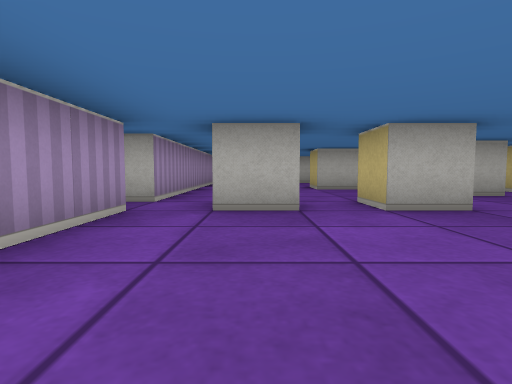
view 1 (above)

16 first-person views from a walk through a cub3D ray-caster map. The camera is about half as high as the walls, tilts 4° down and sees 80° across. The floor is counted in squares. Each view is taken from the middle of a square. On the plan, view 1 faces up. The plan holds only what a view shows up to about 9 squares ahead; the rest is blank.

view 2
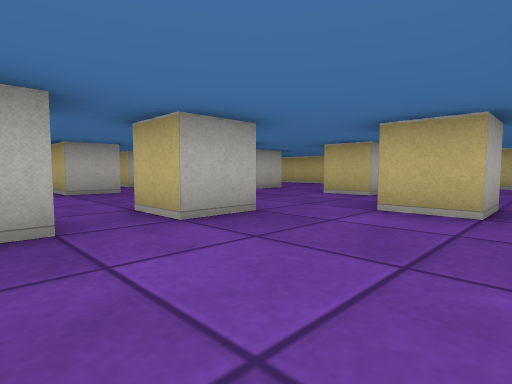

view 3
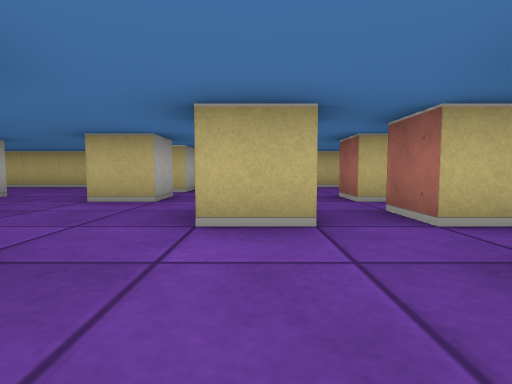

view 4
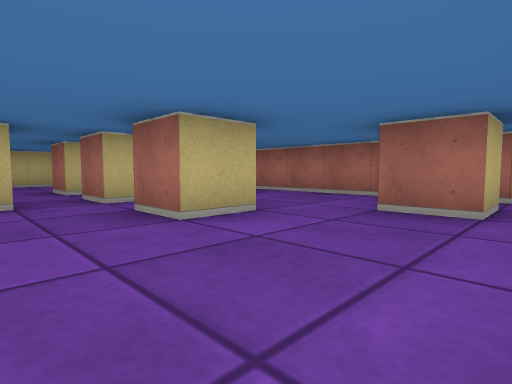

view 5
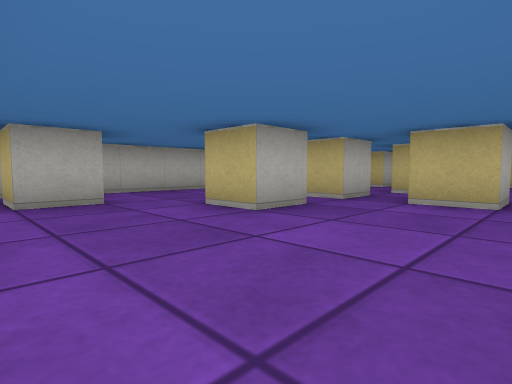

view 6
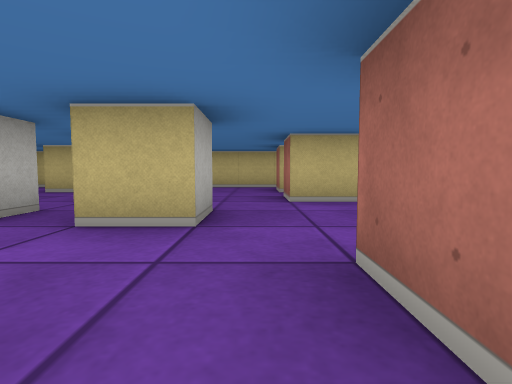

view 7
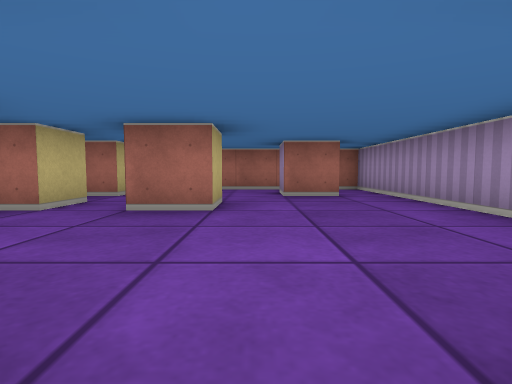

view 8
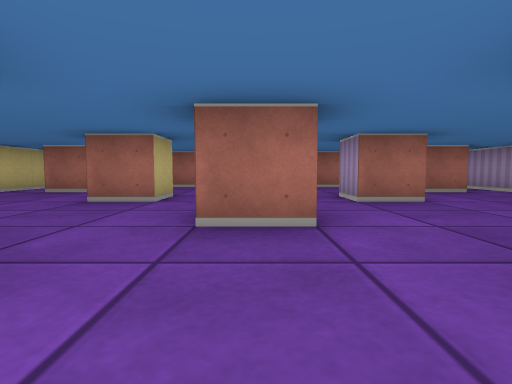

view 9
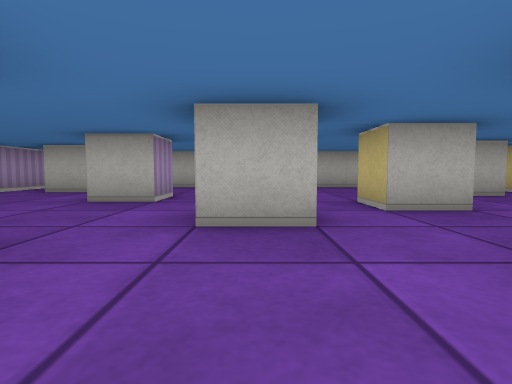

view 10
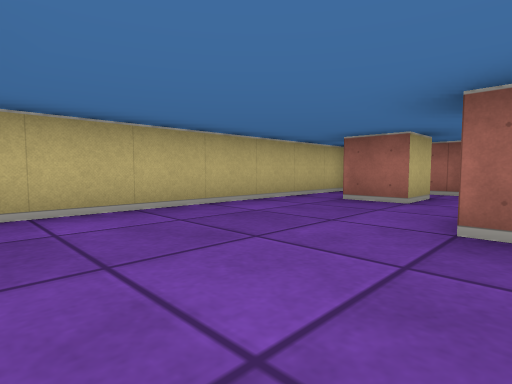

view 11
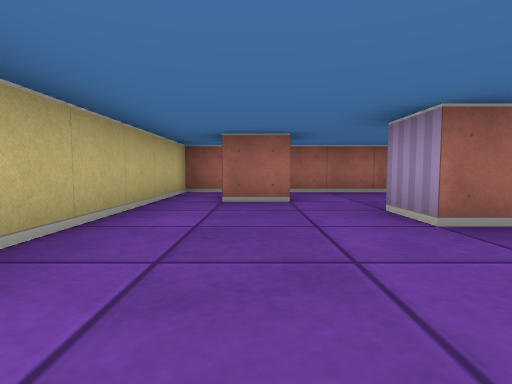

view 12
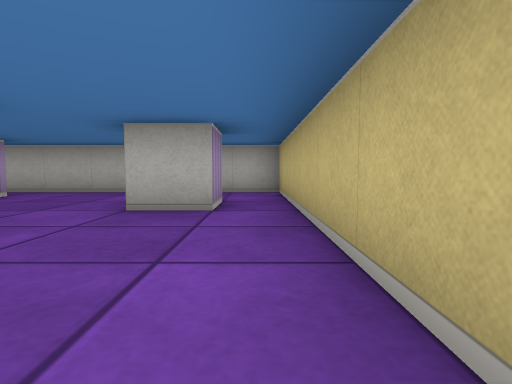

view 13
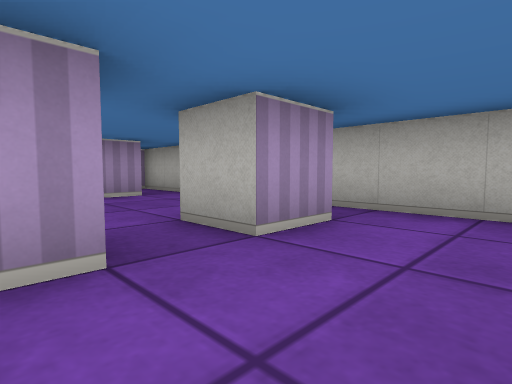

view 14
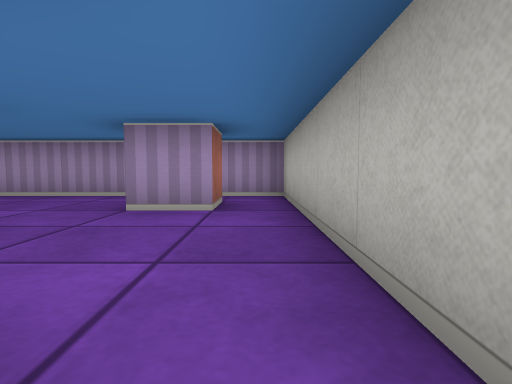

view 15
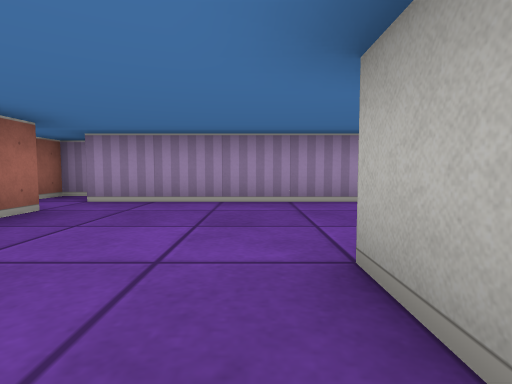

view 16
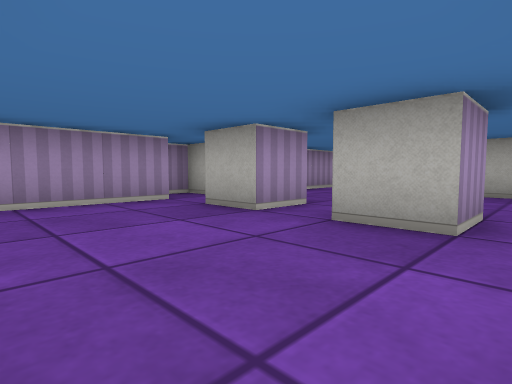

### Floor plan
Points are (right, up) in squares from view 1. A wall is a line through its corners. A room is listed if a view was taken in it or the views show most of it. See-through windows are left out.
Room 1 (views 1, 2, 3, 4, 5, 6, 7, 8, 9, 10, 11, 12, 13, 14, 15, 16)
walls: (2.5, 3.5) (1.5, 3.5) (1.5, 4.5) (2.5, 4.5) (2.5, 3.5); (4.6, 5.5) (3.5, 5.5) (3.5, 6.5); (6.5, 3.5) (5.5, 3.5) (5.5, 4.5) (6.5, 4.5); (4.6, 1.5) (3.5, 1.5) (3.5, 2.5) (4.5, 2.5); (0.5, 4.5) (0.5, 3.5) (-0.5, 3.5); (4.6, 7.5) (3.5, 7.5) (3.5, 8.2); (6.6, 6.5) (5.5, 6.5) (5.5, 7.5); (-0.5, 4.5) (0.1, 4.5); (3.5, -0.5) (3.5, 0.5) (4.5, 0.5); (8.5, 3.5) (7.5, 3.5) (7.5, 4.5) (8.2, 4.5); (4.5, 8.6) (4.5, 8); (2.5, 8.5) (2.5, 7.5) (1.5, 7.5) (1.5, 8.5); (5.5, -0.5) (5.5, 0.5) (6.5, 0.5) (6.5, -0.5); (1.5, -0.5) (1.5, 0.5) (2.5, 0.5) (2.5, -0.5); (-1.5, 3.6) (-1.5, -3.5) (9.5, -3.5) (9.5, 2.8); (9.5, 4.4) (9.5, 11.5) (-1.5, 11.5) (-1.5, 4.5) (-2.5, 4.5) (-2.5, 3.5) (-1.9, 3.5); (3.4, -1.5) (4.1, -1.5); (0.5, 9.5) (-0.5, 9.5) (-0.5, 10.5) (0.5, 10.5) (0.5, 9.5); (4.5, 10.6) (4.5, 9.5) (3.5, 9.5) (3.5, 10.1); (8.5, 9.5) (8.5, 8.5) (7.5, 8.5) (7.5, 9.5); (7.5, -2.6) (7.5, -1.5) (8.5, -1.5); (-0.5, -2.6) (-0.5, -1.5) (0.5, -1.5) (0.5, -2.4)

Where each view was taken, in squares from view 1:
view 1: 0 up, 0 right, facing up
view 2: 1 up, 0 right, facing up-right
view 3: 2 up, 1 right, facing right
view 4: 2 up, 1 left, facing down-right
view 5: 5 up, 1 left, facing up-right
view 6: 5 up, 1 right, facing right
view 7: 4 up, 1 right, facing down
view 8: 5 up, 4 right, facing down
view 9: 3 up, 4 right, facing up
view 10: 3 up, 6 right, facing down-right
view 11: 3 up, 8 right, facing down
view 12: 5 up, 9 right, facing up
view 13: 8 up, 6 right, facing up-left
view 14: 11 up, 4 right, facing left
view 15: 7 up, 3 right, facing left
view 16: 1 up, 3 right, facing up-left
